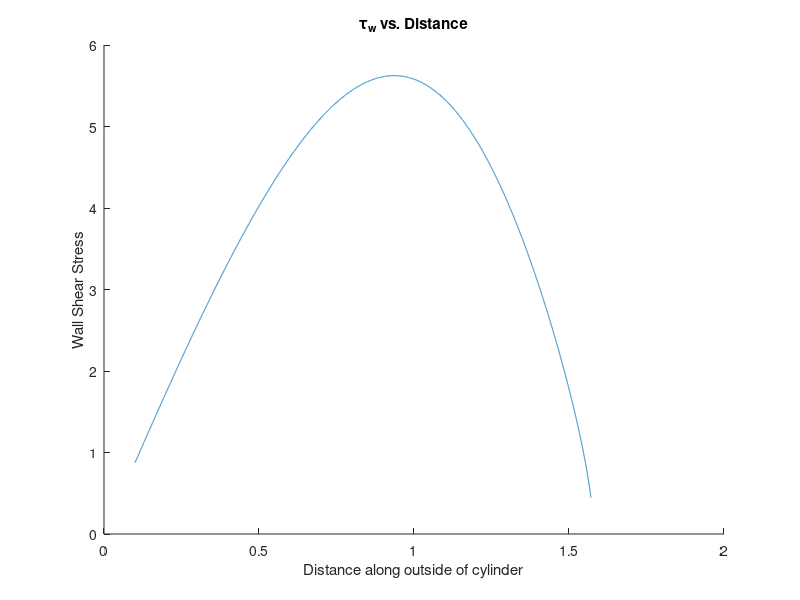
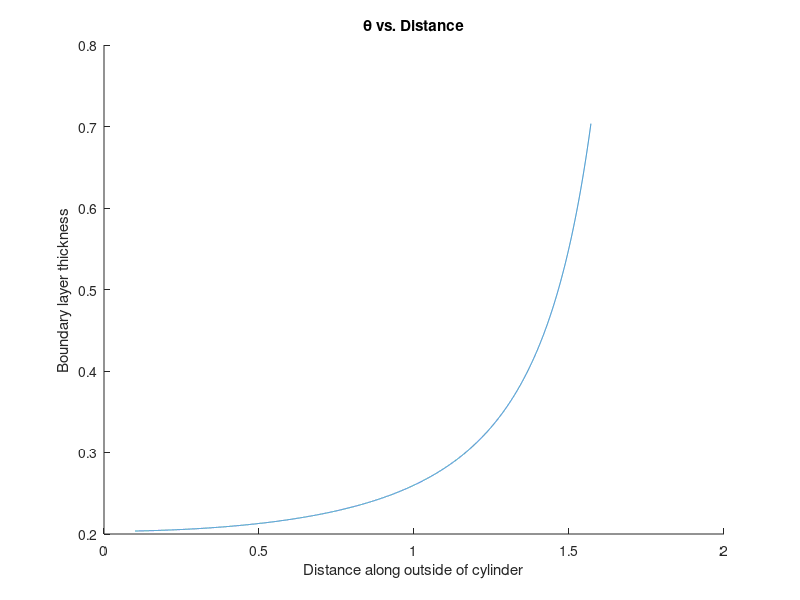

Here is the MATLAB script that generated these plots, in order:
clear; clc; close all;

tic

% not sure
a = 1;
ui = 1;
nu = 1;
mu = 1;
rho = 1;

check = 0;

%fun = @(x) exp(-x.^2).*log(x).^2;
%q = integral(fun,0,Inf);

x = 0.1 : 0.0001 : pi/2.0;

fun = @(x) (ui*(1.814.*x/a-0.271*(x/a).^3.0-0.0471*(x/a).^5.0)).^5.0;

theta_squared = zeros(length(x),1);
theta = zeros(length(x),1);
lambda = zeros(length(x),1);
S = zeros(length(x),1);
tau_w = zeros(length(x),1);
c_f = zeros(length(x),1);

for i = 1 : length(x)
   
    %calculate theta squared
    theta_squared(i) = nu*0.45/((ui*(1.814.*x(i)/a-0.271*(x(i)/a).^3.0-0.0471*(x(i)/a)^5.0)))^6.0...
        *integral(fun,0,x(i));
    
    %calculate theta
    theta(i) = theta_squared(i)^0.5;
    
    %calculate lambda
    lambda(i) = theta_squared(i)/nu*ui*(1.814/a-3*0.271*x(i).^2.0/a.^3.0-5*0.0471*x(i).^4.0/a.^5.0);
    
    if lambda(i) < -0.09 && check == 0
        x_sep = x(i);
        
        x_sep*180/pi
        
        check = 1;
    end
        
    %calculate S(lambda)
    S(i) = (lambda(i)+0.9)^(0.62);
    
    %calculate tau_w
    tau_w(i) = mu*(ui*(1.814.*x(i)/a-0.271*(x(i)/a).^3.0-0.0471*(x(i)/a).^5.0))/theta(i)*S(i);
    
    %calculate C_f
    c_f(i) = 2*tau_w(i)/(rho*(ui*(1.814.*x(i)/a-0.271*(x(i)/a).^3.0-0.0471*(x(i)/a).^5.0))^2.0);
    
end

figure(1);
hold on;
xlabel('Distance along outside of cylinder');
ylabel('Wall Shear Stress');
title('\tau_w vs. Distance');
plot(x,tau_w);
hold off;

figure(2);
hold on;
xlabel('Distance along outside of cylinder');
ylabel('Boundary layer thickness');
title('\theta vs. Distance');
plot(x,theta);
hold off;

toc;